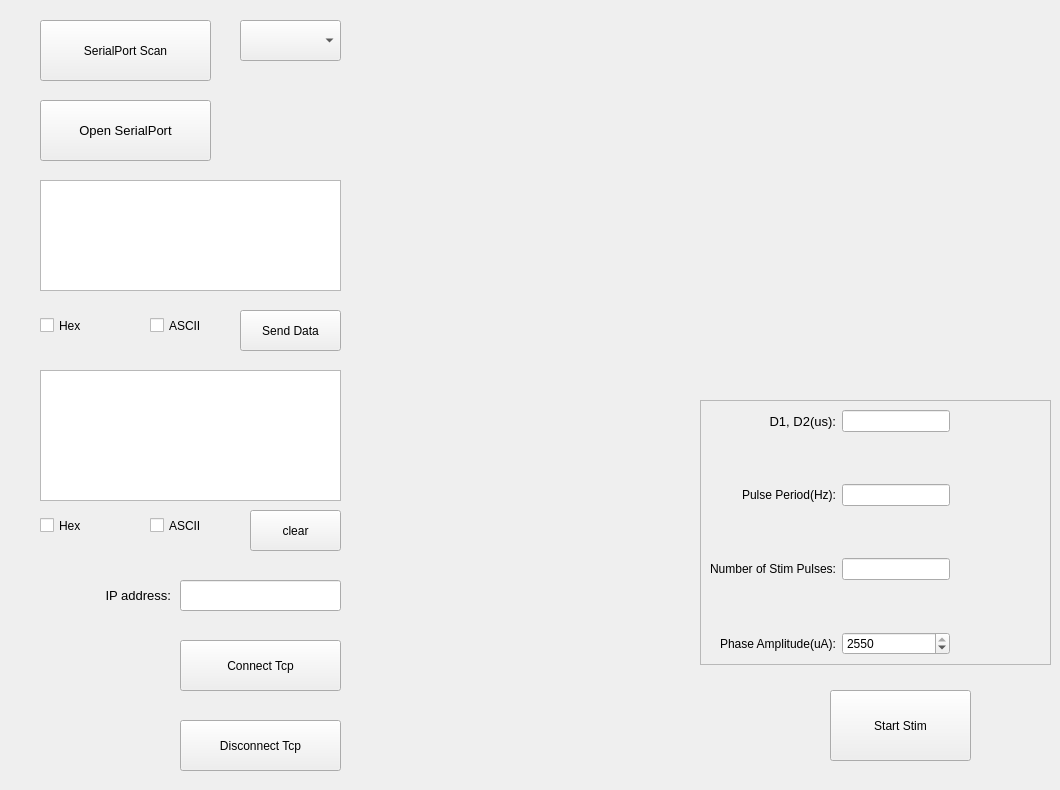
  <widget class="QWidget" name="centralwidget">
   <widget class="QPushButton" name="pushButton_3">
    <property name="geometry">
     <rect>
      <x>240</x>
      <y>310</y>
      <width>101</width>
      <height>41</height>
     </rect>
    </property>
    <property name="text">
     <string>Send Data</string>
    </property>
   </widget>
   <widget class="QPushButton" name="pushButton_2">
    <property name="geometry">
     <rect>
      <x>40</x>
      <y>100</y>
      <width>171</width>
      <height>61</height>
     </rect>
    </property>
    <property name="font">
     <font>
      <pointsize>10</pointsize>
     </font>
    </property>
    <property name="text">
     <string>Open SerialPort</string>
    </property>
   </widget>
   <widget class="QCheckBox" name="checkBox">
    <property name="geometry">
     <rect>
      <x>40</x>
      <y>510</y>
      <width>81</width>
      <height>31</height>
     </rect>
    </property>
    <property name="text">
     <string>Hex</string>
    </property>
   </widget>
   <widget class="QPushButton" name="pushButton_6">
    <property name="geometry">
     <rect>
      <x>250</x>
      <y>510</y>
      <width>91</width>
      <height>41</height>
     </rect>
    </property>
    <property name="text">
     <string>clear</string>
    </property>
   </widget>
   <widget class="QPushButton" name="pushButton">
    <property name="geometry">
     <rect>
      <x>40</x>
      <y>20</y>
      <width>171</width>
      <height>61</height>
     </rect>
    </property>
    <property name="text">
     <string>SerialPort Scan</string>
    </property>
   </widget>
   <widget class="QTextEdit" name="textEdit_2">
    <property name="geometry">
     <rect>
      <x>40</x>
      <y>370</y>
      <width>301</width>
      <height>131</height>
     </rect>
    </property>
   </widget>
   <widget class="QTextEdit" name="textEdit">
    <property name="geometry">
     <rect>
      <x>40</x>
      <y>180</y>
      <width>301</width>
      <height>111</height>
     </rect>
    </property>
   </widget>
   <widget class="QCheckBox" name="checkBox_2">
    <property name="geometry">
     <rect>
      <x>150</x>
      <y>510</y>
      <width>81</width>
      <height>31</height>
     </rect>
    </property>
    <property name="text">
     <string>ASCII</string>
    </property>
   </widget>
   <widget class="QPushButton" name="pushButton_4">
    <property name="geometry">
     <rect>
      <x>830</x>
      <y>690</y>
      <width>141</width>
      <height>71</height>
     </rect>
    </property>
    <property name="text">
     <string>Start Stim</string>
    </property>
   </widget>
   <widget class="QCheckBox" name="checkBox_3">
    <property name="geometry">
     <rect>
      <x>40</x>
      <y>310</y>
      <width>81</width>
      <height>31</height>
     </rect>
    </property>
    <property name="text">
     <string>Hex</string>
    </property>
   </widget>
   <widget class="QCheckBox" name="checkBox_4">
    <property name="geometry">
     <rect>
      <x>150</x>
      <y>310</y>
      <width>81</width>
      <height>31</height>
     </rect>
    </property>
    <property name="text">
     <string>ASCII</string>
    </property>
   </widget>
   <widget class="QFrame" name="frame_2">
    <property name="geometry">
     <rect>
      <x>700</x>
      <y>400</y>
      <width>351</width>
      <height>265</height>
     </rect>
    </property>
    <property name="frameShape">
     <enum>QFrame::StyledPanel</enum>
    </property>
    <property name="frameShadow">
     <enum>QFrame::Raised</enum>
    </property>
    <layout class="QGridLayout" name="gridLayout">
     <item row="2" column="1">
      <widget class="QLineEdit" name="lineEdit_4"/>
     </item>
     <item row="6" column="1">
      <widget class="QSpinBox" name="spinBox">
       <property name="minimum">
        <number>10</number>
       </property>
       <property name="maximum">
        <number>2550</number>
       </property>
       <property name="singleStep">
        <number>10</number>
       </property>
       <property name="value">
        <number>2550</number>
       </property>
      </widget>
     </item>
     <item row="2" column="0">
      <widget class="QLabel" name="label_7">
       <property name="sizePolicy">
        <sizepolicy hsizetype="Minimum" vsizetype="Preferred">
         <horstretch>0</horstretch>
         <verstretch>0</verstretch>
        </sizepolicy>
       </property>
       <property name="text">
        <string>Pulse Period(Hz):</string>
       </property>
       <property name="alignment">
        <set>Qt::AlignRight|Qt::AlignTrailing|Qt::AlignVCenter</set>
       </property>
      </widget>
     </item>
     <item row="4" column="0">
      <widget class="QLabel" name="label_8">
       <property name="sizePolicy">
        <sizepolicy hsizetype="Minimum" vsizetype="Minimum">
         <horstretch>0</horstretch>
         <verstretch>0</verstretch>
        </sizepolicy>
       </property>
       <property name="text">
        <string>Number of Stim Pulses:</string>
       </property>
       <property name="alignment">
        <set>Qt::AlignRight|Qt::AlignTrailing|Qt::AlignVCenter</set>
       </property>
      </widget>
     </item>
     <item row="6" column="0">
      <widget class="QLabel" name="label_9">
       <property name="sizePolicy">
        <sizepolicy hsizetype="Minimum" vsizetype="Preferred">
         <horstretch>0</horstretch>
         <verstretch>0</verstretch>
        </sizepolicy>
       </property>
       <property name="text">
        <string>Phase Amplitude(uA):</string>
       </property>
       <property name="alignment">
        <set>Qt::AlignRight|Qt::AlignTrailing|Qt::AlignVCenter</set>
       </property>
      </widget>
     </item>
     <item row="0" column="0">
      <widget class="QLabel" name="label_6">
       <property name="sizePolicy">
        <sizepolicy hsizetype="Minimum" vsizetype="Preferred">
         <horstretch>0</horstretch>
         <verstretch>0</verstretch>
        </sizepolicy>
       </property>
       <property name="font">
        <font>
         <pointsize>10</pointsize>
        </font>
       </property>
       <property name="text">
        <string>D1, D2(us):</string>
       </property>
       <property name="alignment">
        <set>Qt::AlignRight|Qt::AlignTrailing|Qt::AlignVCenter</set>
       </property>
      </widget>
     </item>
     <item row="1" column="1">
      <spacer name="verticalSpacer">
       <property name="orientation">
        <enum>Qt::Vertical</enum>
       </property>
       <property name="sizeHint" stdset="0">
        <size>
         <width>20</width>
         <height>40</height>
        </size>
       </property>
      </spacer>
     </item>
     <item row="5" column="1">
      <spacer name="verticalSpacer_3">
       <property name="orientation">
        <enum>Qt::Vertical</enum>
       </property>
       <property name="sizeHint" stdset="0">
        <size>
         <width>20</width>
         <height>40</height>
        </size>
       </property>
      </spacer>
     </item>
     <item row="3" column="1">
      <spacer name="verticalSpacer_2">
       <property name="orientation">
        <enum>Qt::Vertical</enum>
       </property>
       <property name="sizeHint" stdset="0">
        <size>
         <width>20</width>
         <height>40</height>
        </size>
       </property>
      </spacer>
     </item>
     <item row="0" column="1">
      <widget class="QLineEdit" name="lineEdit_3"/>
     </item>
     <item row="4" column="1">
      <widget class="QLineEdit" name="lineEdit_5"/>
     </item>
     <item row="0" column="2">
      <spacer name="horizontalSpacer">
       <property name="orientation">
        <enum>Qt::Horizontal</enum>
       </property>
       <property name="sizeHint" stdset="0">
        <size>
         <width>40</width>
         <height>20</height>
        </size>
       </property>
      </spacer>
     </item>
    </layout>
   </widget>
   <widget class="QComboBox" name="comboBox">
    <property name="geometry">
     <rect>
      <x>240</x>
      <y>20</y>
      <width>101</width>
      <height>41</height>
     </rect>
    </property>
   </widget>
   <widget class="QWidget" name="widget" native="true">
    <property name="geometry">
     <rect>
      <x>50</x>
      <y>570</y>
      <width>291</width>
      <height>211</height>
     </rect>
    </property>
    <widget class="QLineEdit" name="lineEdit">
     <property name="geometry">
      <rect>
       <x>130</x>
       <y>10</y>
       <width>161</width>
       <height>31</height>
      </rect>
     </property>
    </widget>
    <widget class="QLabel" name="label_2">
     <property name="geometry">
      <rect>
       <x>10</x>
       <y>10</y>
       <width>111</width>
       <height>31</height>
      </rect>
     </property>
     <property name="sizePolicy">
      <sizepolicy hsizetype="Minimum" vsizetype="Minimum">
       <horstretch>0</horstretch>
       <verstretch>0</verstretch>
      </sizepolicy>
     </property>
     <property name="font">
      <font>
       <family>Arial</family>
       <pointsize>10</pointsize>
      </font>
     </property>
     <property name="text">
      <string>IP address:</string>
     </property>
     <property name="alignment">
      <set>Qt::AlignRight|Qt::AlignTrailing|Qt::AlignVCenter</set>
     </property>
    </widget>
    <widget class="QPushButton" name="pushButton_5">
     <property name="geometry">
      <rect>
       <x>130</x>
       <y>70</y>
       <width>161</width>
       <height>51</height>
      </rect>
     </property>
     <property name="text">
      <string>Connect Tcp</string>
     </property>
    </widget>
    <widget class="QPushButton" name="pushButton_7">
     <property name="geometry">
      <rect>
       <x>130</x>
       <y>150</y>
       <width>161</width>
       <height>51</height>
      </rect>
     </property>
     <property name="text">
      <string>Disconnect Tcp</string>
     </property>
    </widget>
    <widget class="QLabel" name="label">
     <property name="geometry">
      <rect>
       <x>60</x>
       <y>70</y>
       <width>61</width>
       <height>51</height>
      </rect>
     </property>
     <property name="text">
      <string/>
     </property>
    </widget>
   </widget>
  </widget>
